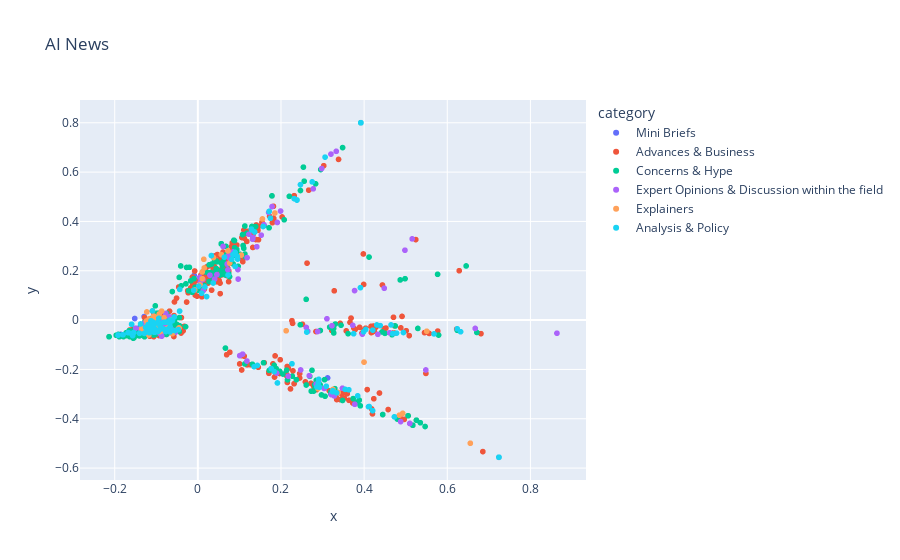

Source (notebook cell):
### Code cell
df['pca'] = (
   df['excerpt']
   .pipe(hero.clean)
   .pipe(hero.tfidf)
   .pipe(hero.pca)
)
hero.scatterplot(df, 'pca', color='category', title="AI News")

### Figure 1 — Plotly figure (JSON) as saved in the notebook; plotly's stock layout.template omitted (floating-point values rounded to 4 significant figures; data arrays with more than 128 entries replaced by an {"elided": "..."} marker saying what was removed)
{"data": [{"hovertemplate": "category=Mini Briefs<br>x=%{x}<br>y=%{y}<extra></extra>", "legendgroup": "Mini Briefs", "marker": {"color": "#636efa", "symbol": "circle"}, "mode": "markers", "name": "Mini Briefs", "showlegend": true, "type": "scattergl", "x": {"elided": "169 float values"}, "xaxis": "x", "y": {"elided": "169 float values"}, "yaxis": "y"}, {"hovertemplate": "category=Advances & Business<br>x=%{x}<br>y=%{y}<extra></extra>", "legendgroup": "Advances & Business", "marker": {"color": "#EF553B", "symbol": "circle"}, "mode": "markers", "name": "Advances & Business", "showlegend": true, "type": "scattergl", "x": {"elided": "622 float values"}, "xaxis": "x", "y": {"elided": "622 float values"}, "yaxis": "y"}, {"hovertemplate": "category=Concerns & Hype<br>x=%{x}<br>y=%{y}<extra></extra>", "legendgroup": "Concerns & Hype", "marker": {"color": "#00cc96", "symbol": "circle"}, "mode": "markers", "name": "Concerns & Hype", "showlegend": true, "type": "scattergl", "x": {"elided": "452 float values"}, "xaxis": "x", "y": {"elided": "452 float values"}, "yaxis": "y"}, {"hovertemplate": "category=Expert Opinions & Discussion within the field<br>x=%{x}<br>y=%{y}<extra></extra>", "legendgroup": "Expert Opinions & Discussion within the field", "marker": {"color": "#ab63fa", "symbol": "circle"}, "mode": "markers", "name": "Expert Opinions & Discussion within the field", "showlegend": true, "type": "scattergl", "x": {"elided": "170 float values"}, "xaxis": "x", "y": {"elided": "170 float values"}, "yaxis": "y"}, {"hovertemplate": "category=Explainers<br>x=%{x}<br>y=%{y}<extra></extra>", "legendgroup": "Explainers", "marker": {"color": "#FFA15A", "symbol": "circle"}, "mode": "markers", "name": "Explainers", "showlegend": true, "type": "scattergl", "x": {"elided": "132 float values"}, "xaxis": "x", "y": {"elided": "132 float values"}, "yaxis": "y"}, {"hovertemplate": "category=Analysis & Policy<br>x=%{x}<br>y=%{y}<extra></extra>", "legendgroup": "Analysis & Policy", "marker": {"color": "#19d3f3", "symbol": "circle"}, "mode": "markers", "name": "Analysis & Policy", "showlegend": true, "type": "scattergl", "x": {"elided": "181 float values"}, "xaxis": "x", "y": {"elided": "181 float values"}, "yaxis": "y"}], "layout": {"legend": {"title": {"text": "category"}, "tracegroupgap": 0}, "title": {"text": "AI News"}, "xaxis": {"anchor": "y", "domain": [0, 1], "title": {"text": "x"}}, "yaxis": {"anchor": "x", "domain": [0, 1], "title": {"text": "y"}}}}
